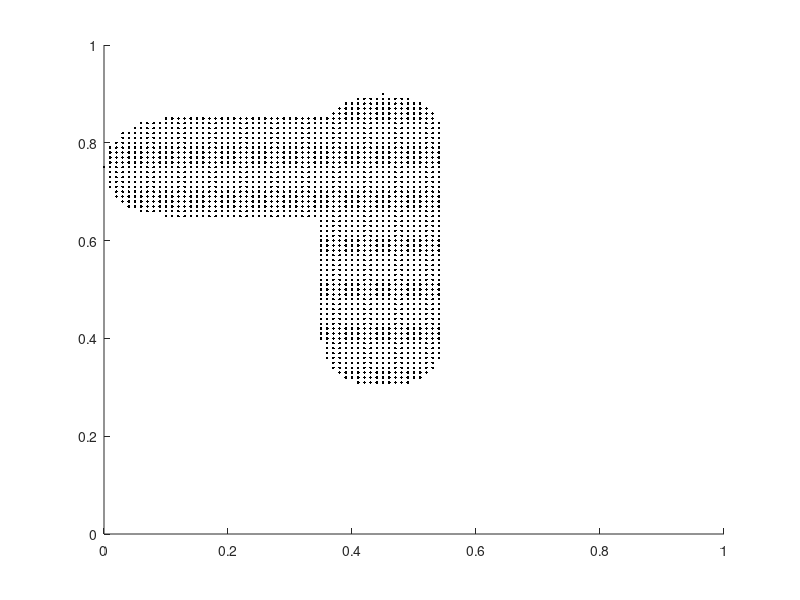

Here is the MATLAB script that generated this plot:
p1 = [0.1 0.75; % Centers of the first puddle
    0.45 0.75];
p2 = [0.45 0.4; % Centers of the second puddle
    0.45 0.8];
radius = 0.1;
ratio = 400; % Total number of cells

figure, hold all
count = 0;
reward = 0;

for x = 0 : 0.01 : 1
    for y = 0 : 0.01 : 1
        
        state = [x; y];
        
        if state(1) > p1(2,1)
            d1 = norm(state' - p1(2,:));
        elseif state(1) < p1(1,1)
            d1 = norm(state' - p1(1,:));
        else
            d1 = abs(state(2) - p1(1,2));
        end
        
        if state(2) > p2(2,2)
            d2 = norm(state' - p2(2,:));
        elseif state(2) < p2(1,2)
            d2 = norm(state' - p2(1,:));
        else
            d2 = abs(state(1) - p2(1,1));
        end
        
        min_distance_from_puddle = min(d1, d2);
        if min_distance_from_puddle <= radius
            plot(state(1),state(2),'k.')
            reward = reward - ratio * (radius - min_distance_from_puddle);
        end
        
        count = count + 1;
        
    end
end

axis([0 1 0 1])

meanRew = reward / count; % mean reward per cell
